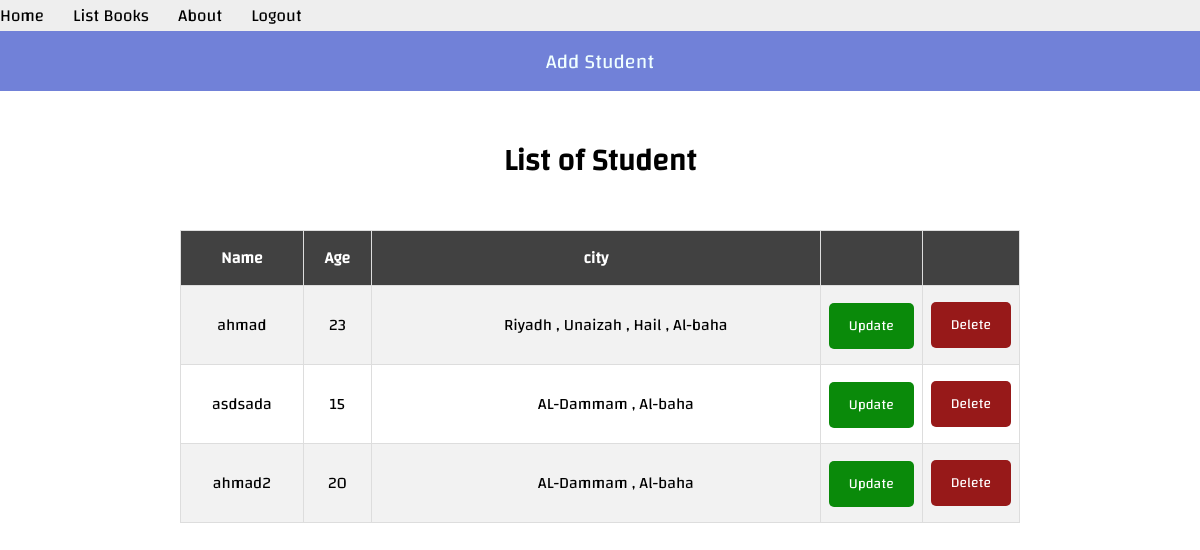
/users/student/multi (signed in), run on the app's committed database.
### apps/usermodule/models.py (models this page shows, shortened)
class Student2(models.Model):
    name = models.CharField(max_length=50)
    age = models.IntegerField()
    address = models.ManyToManyField(Address2)

class Address2(models.Model):
    city = models.CharField(max_length=50)
    def __str__(self): return self.city

### apps/usermodule/views.py (the view)
# urls.py: path('student/multi', views.multi_view_students, name="user.multi_view_students"),
def multi_view_students(request):
  allStudent=Student2.objects.all()
  return render(request, 'usermodule/show_Many_students.html', {'users':allStudent})

### apps/templates/usermodule/show_Many_students.html (shortened to what this page needs)
{% extends "layouts/base.html" %}
{% load static %}
{% block stylesheets %}
<link rel="stylesheet" href="{% static 'css/myStyle.css' %}">
{% endblock stylesheets %}
{% block content %}
<a href="{% url 'user.multi_add_student' %}" class="sticky text-center" style="font-size: 20px; width: 100%; color: azure; background-color: #7181d8; height: 5vw; text-decoration: none;">
    Add Student
</a>
<div class="main">
    <div class="center">
        <p class="title"> List of Student</p>
    </div>
    <table class="table-1">
        <tr>
            <th class="text-center">Name</th>
            <th class="text-center">Age</th>
            <th class="text-center">city</th>
            <th style="width: 10%;"></th>
            <th style="width: 10%;"></th>
        </tr>
    {% for user in users %}
        <tr>
            <td class="text-center">{{ user.name }}</td>
            <td class="text-center">{{ user.age }}</td>
            <td class="text-center">
                <ul>
                    {% for city in user.address.all %}
                        <span>{{city}} {% if not forloop.last %}, {% endif %} </span>
                    {% endfor %}
                </ul>
            </td>
            <td class="text-center">
                <a href="{% url 'user.multi_update_student' user.id %}" class="btn success">Update</a>
            </td>
            <td class="text-center">
                <form action="{% url 'user.multi_delete_student' user.id %}" method="post" id="{{user.id}}">
                    <button type="button" id="submitButton" class="btn danger" user_name="{{ user.name }}" form-id="{{ user.id }}">Delete</button>
                </form>
            </td>
        </tr>
    {% endfor %}
    </table>
</div>
{% endblock content %}

### apps/static/css/myStyle.css (style rules this page uses)
html, body { margin: 0; }
* { font-family: mainFont; }
.main { display: flex; flex-direction: column; justify-self: center; width: 70%; }
.center { display: flex; justify-content: center; align-items: center; justify-self: center; border: none; }
.text-center { text-align: center; vertical-align: middle; }
.title { font-size: 30px; font-weight: bold; padding: 1vw; }
.btn { background-color: #575757; color: white; padding: 10px 20px; border: none; cursor: pointer; width: 100%; text-decoration: none !important; border-radius: 5px; font-size: 14px; }
.danger { background-color: rgb(151, 25, 25) !important; color: white !important; }
.success { background-color: rgb(10, 138, 10) !important; color: white !important; }
.sticky { position: sticky !important; top: 0 !important; z-index: 999 !important; display: flex; justify-content: center; align-items: center; }
table { font-family: Arial, Helvetica, sans-serif; border-collapse: collapse; width: 100%; }
table td, table th { border: 1px solid #ddd; padding: 8px; }
table tr:nth-child(even) { background-color: #f2f2f2; }
table th { padding-top: 12px; padding-bottom: 12px; text-align: left; background-color: #414141; color: white; }

### data on the page
Student2: name "ahmad", age "23"
Address2: city "Riyadh"
Address2: city "Unaizah"
Address2: city "Hail"
Address2: city "Al-baha"
Student2: name "asdsada", age "15"
Address2: city "AL-Dammam"
Student2: name "ahmad2", age "20"
